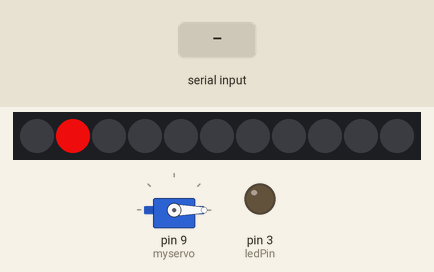
Recording of a sketch running on a simulated Arduino Uno, built with avr-gcc and run on an emulated ATmega328P. Shown: 11 RGB LEDs in strip order, left to right, servo, output pins drawn as LEDs (lit = HIGH). The test bench sets the inputs (shaded band).

Above: at 6.6 s.
6.7 s: byte 90 received over Serial
At 7.9 s:
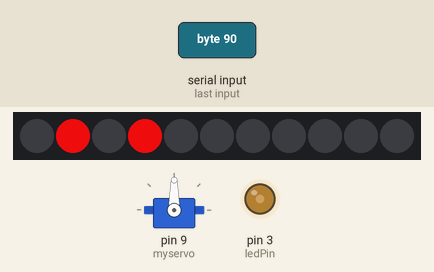
8.2 s: byte 120 received over Serial
At 9.1 s:
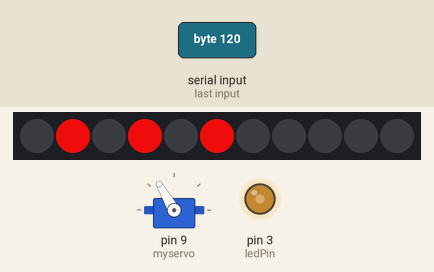
9.7 s: byte 30 received over Serial
At 10.2 s:
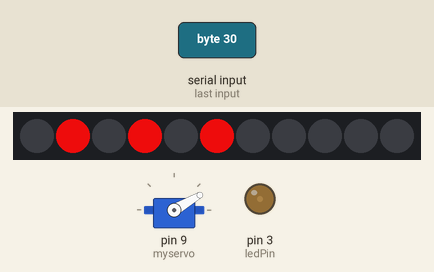
Timing chart, 0 to 12.7 s (numbered marks = the images above; inputs shaded):
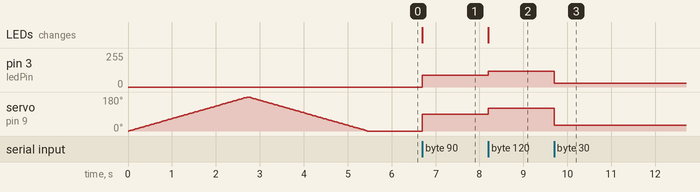

The sketch:

SeanceMiddleware.ino
```cpp
int ledPin = 3;      // select the pin for the LED
#include <Servo.h>
int pos = 0;    // variable to store the servo position
Servo myservo;  // create servo object to control a servo
#include <Adafruit_NeoPixel.h>
#define N_LEDS 11
Adafruit_NeoPixel strip = Adafruit_NeoPixel(N_LEDS, 12);

void setup() {
  strip.begin();
  strip.setPixelColor(1, 200, 10, 10);
  strip.show();
  // declare the ledPin as an OUTPUT:
  pinMode(ledPin, OUTPUT);
  Serial.begin(9600);
  myservo.attach(9);  // attaches the servo on pin 9 to the servo object
  // Move Servo To Confirm It's Connected
  for (pos = 0; pos <= 180; pos += 1) { // goes from 0 degrees to 180 degrees
    // in steps of 1 degree
    myservo.write(pos);              // tell servo to go to position in variable 'pos'
    delay(15);                       // waits 15ms for the servo to reach the position
  }
  for (pos = 180; pos >= 0; pos -= 1) { // goes from 180 degrees to 0 degrees
    myservo.write(pos);              // tell servo to go to position in variable 'pos'
    delay(15);                       // waits 15ms for the servo to reach the position
  }
}

void loop() {
  strip.begin();
  if (Serial.available()) {
    byte byteFromSerial = Serial.read();
    int intFromSerial = Serial.read();
    analogWrite(3, byteFromSerial);
    myservo.write(byteFromSerial);
    int led = map(byteFromSerial, 0, 255, 0, 11);
    strip.setPixelColor(led, 200, 10, 10);
    strip.show();

  }

}
```

Measured:
- after the input at 6.7 s, pin 3 (ledPin): 0/255 → 90/255 at once; servo on pin 9 (myservo): 0° → 90° at once; the LEDs: change at once (image 1)
- after the input at 8.2 s, pin 3 (ledPin): 90/255 → 120/255 at once; servo on pin 9 (myservo): 90° → 120° at once; the LEDs: change at once (image 2)
- after the input at 9.7 s, pin 3 (ledPin): 120/255 → 30/255 at once; servo on pin 9 (myservo): 120° → 30° at once
